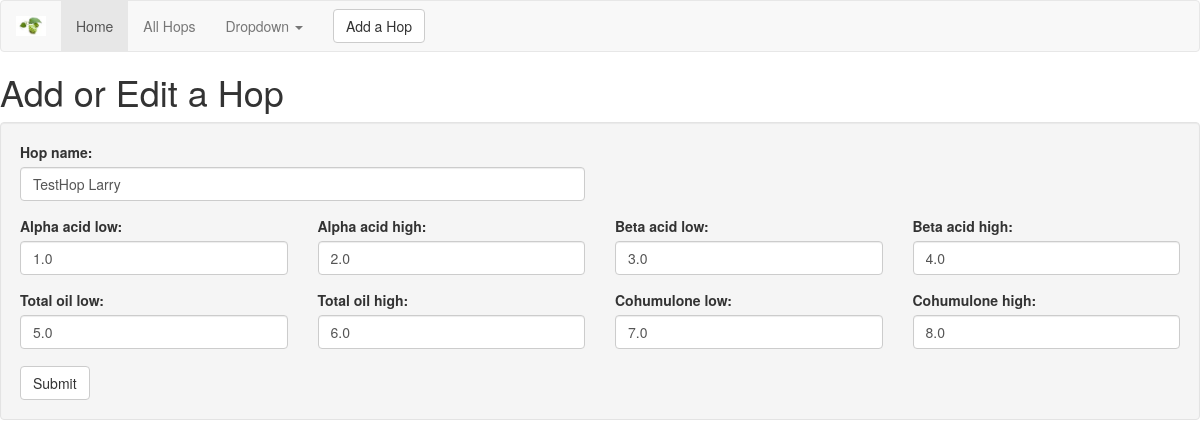
Page /hops/7/edit/ on the committed database.
### djangit/models.py (models this page shows, shortened)
class Hop(models.Model):
    hop_name = models.CharField(max_length=50, null=False, blank=False)
    alpha_acid_low = models.DecimalField(max_digits=4, decimal_places=1, null=False, blank=False, default='0')
    alpha_acid_high = models.DecimalField(max_digits=4, decimal_places=1, null=False, blank=False, default='0')
    beta_acid_low = models.DecimalField(max_digits=4, decimal_places=1, null=False, blank=False, default='0')
    beta_acid_high = models.DecimalField(max_digits=4, decimal_places=1, null=False, blank=False, default='0')
    total_oil_low = models.DecimalField(max_digits=4, decimal_places=1, null=False, blank=False, default='0')
    total_oil_high = models.DecimalField(max_digits=4, decimal_places=1, null=False, blank=False, default='0')
    cohumulone_low = models.DecimalField(max_digits=4, decimal_places=1, null=False, blank=False, default='0')
    cohumulone_high = models.DecimalField(max_digits=4, decimal_places=1, null=False, blank=False, default='0')

### djangit/views.py (the view)
# urls.py: url(r'^hops/(?P<id>[0-9]+)/edit/$', views.edithop, name='edithop'),
def edithop(request, id):
    print 'got to edithop'
    hop = Hop.objects.get(id=id)
    hopform = HopForm(instance=hop)
    model =  {
        "hopform":hopform
        }
    return render(request, 'hopform.html', model)

### djangit/templates/hopform.html
{% include '_navbar.html' %}
<h1>Add or Edit a Hop</h1>
<form method="POST" action="/hops/add" class="well">{% csrf_token %}
  <div class="row">
    <div class="col-md-6">
      <div class="form-group">
        {{hopform.hop_name.label_tag}}
        {{hopform.hop_name}}
      </div>
    </div>
  </div>
  <div class="row">
    <div class="col-md-3">
      <div class="form-group">
        {{hopform.alpha_acid_low.label_tag}}
        {{hopform.alpha_acid_low}}
      </div>
    </div>
    <div class="col-md-3">
      <div class="form-group">
        {{hopform.alpha_acid_high.label_tag}}
        {{hopform.alpha_acid_high}}
      </div>
    </div>
    <div class="col-md-3">
      <div class="form-group">
        {{hopform.beta_acid_low.label_tag}}
        {{hopform.beta_acid_low}}
      </div>
    </div>
    <div class="col-md-3">
      <div class="form-group">
        {{hopform.beta_acid_high.label_tag}}
        {{hopform.beta_acid_high}}
      </div>
    </div>
  </div>
  <div class="row">
    <div class="col-md-3">
      <div class="form-group">
        {{hopform.total_oil_low.label_tag}}
        {{hopform.total_oil_low}}
      </div>
    </div>
    <div class="col-md-3">
      <div class="form-group">
        {{hopform.total_oil_high.label_tag}}
        {{hopform.total_oil_high}}
      </div>
    </div>
    <div class="col-md-3">
      <div class="form-group">
        {{hopform.cohumulone_low.label_tag}}
        {{hopform.cohumulone_low}}
      </div>
    </div>
    <div class="col-md-3">
      <div class="form-group">
        {{hopform.cohumulone_high.label_tag}}
        {{hopform.cohumulone_high}}
      </div>
    </div>
  </div>
  <div class="row">
    <div class="col-md-6">
    </div>
    <div class="col-md-6">
    </div>
  </div>
  <div class="row">
    <div class="col-md-12">
    </div>
  </div>
  <button type="submit" class="btn btn-default">Submit</button>
</form>

### rows in the picture
Hop: hop_name "TestHop Larry", alpha_acid_low "1.0", alpha_acid_high "2.0", beta_acid_low "3.0", beta_acid_high "4.0", total_oil_low "5.0", total_oil_high "6.0", cohumulone_low "7.0", cohumulone_high "8.0"

### other values in the picture
{{ hopform.hop_name.label_tag }} "Hop name:"
{{ hopform.alpha_acid_low.label_tag }} "Alpha acid low:"
{{ hopform.alpha_acid_high.label_tag }} "Alpha acid high:"
{{ hopform.beta_acid_low.label_tag }} "Beta acid low:"
{{ hopform.beta_acid_high.label_tag }} "Beta acid high:"
{{ hopform.total_oil_low.label_tag }} "Total oil low:"
{{ hopform.total_oil_high.label_tag }} "Total oil high:"
{{ hopform.cohumulone_low.label_tag }} "Cohumulone low:"
{{ hopform.cohumulone_high.label_tag }} "Cohumulone high:"
